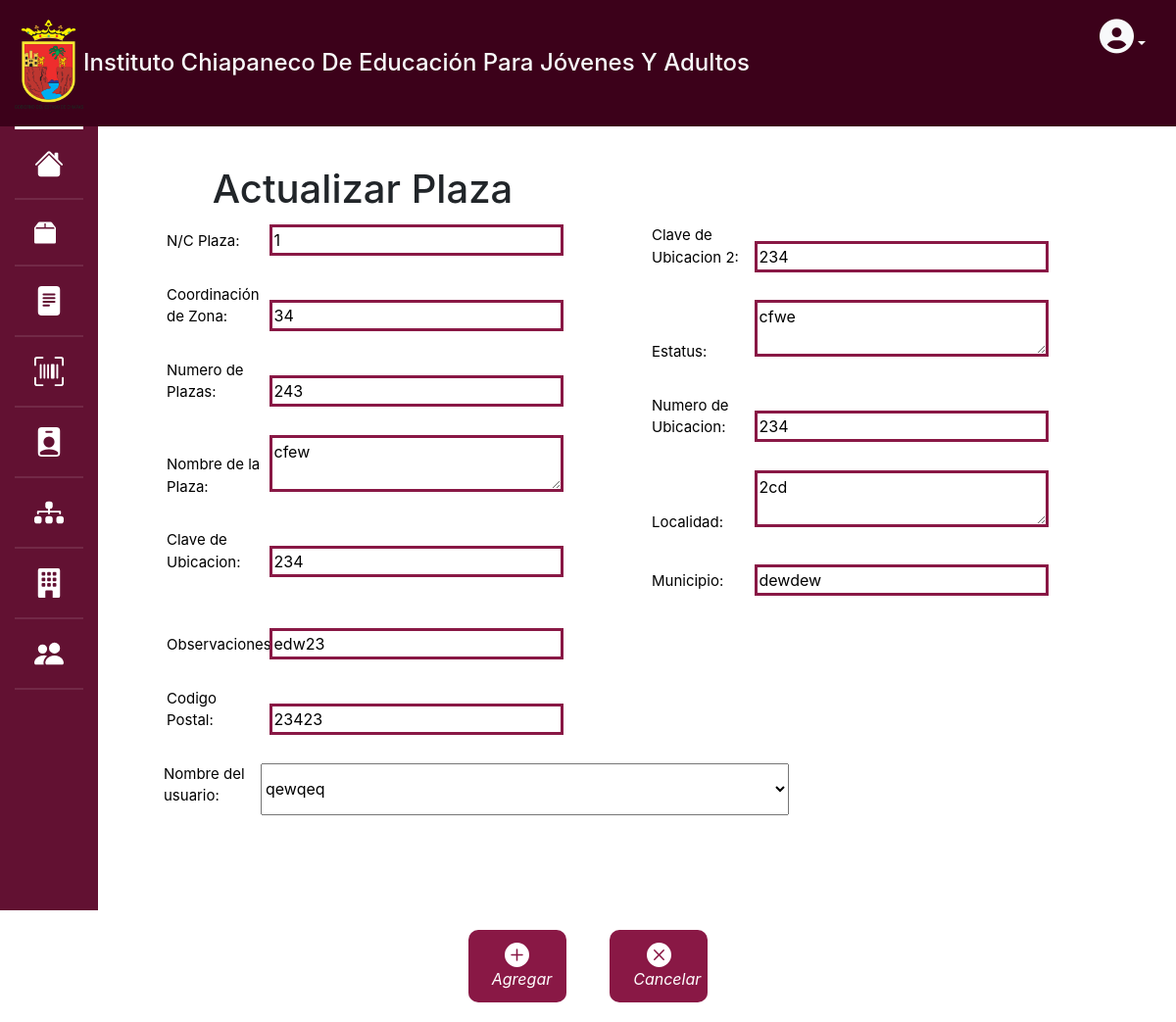
The page /ActualizarPlazas.php?id=1 on the database its author committed.
### tables this page shows
CREATE TABLE `plazascomunitarias` (
  `IdPlazas` int(11) NOT NULL,
  `N_C` varchar(10) NOT NULL,
  `CoordZona` varchar(50) NOT NULL,
  `NumPlaza` int(3) NOT NULL,
  `NombrePlaza` varchar(70) NOT NULL,
  `Ubicacion` varchar(30) NOT NULL,
  `Ubicacion2` int(11) NOT NULL,
  `Estatus` text NOT NULL,
  `NumUbicacion` varchar(20) NOT NULL,
  `Localidad` varchar(60) NOT NULL,
  `Municipio` varchar(30) NOT NULL,
  `Observaciones` varchar(300) DEFAULT NULL,
  `CodigoPostal` int(11) DEFAULT NULL,
  `Estatusregistro` int(1) DEFAULT 1
);

### ActualizarPlazas.php (the view, shortened to what this page needs)
<!DOCTYPE html>
<html lang="en">
<head>
  <link rel="stylesheet" href="css/bootstrap.min.css">
  <link rel="stylesheet" href="css/stylemenu.css">
  <link rel="stylesheet" href="css/StilosForms.css">
  <link rel="stylesheet" href="https://cdn.jsdelivr.net/npm/bootstrap@4.5.3/dist/css/bootstrap.min.css">
  <link rel="stylesheet" href="https://cdn.jsdelivr.net/npm/bootstrap-icons@1.10.5/font/bootstrap-icons.css">
</head>
<body>
  <div class="container-fluid">
    <div class="row justify-content-center align-content-center">
      <div class="col-8 barra">
        <h4 class="text-light"><img src="img/LogoChiapas.png" alt="" class="logoChis">Instituto Chiapaneco De Educación
          Para Jóvenes Y Adultos</h4>
      </div>
      <div class="col-4 text-right barra">
        <ul class="navbar-nav mr-auto">
          <li>
            <a href="#" class="px-3 text-light perfil dropdown-toggle" id="navbarDropdown" role="button" data-toggle="dropdown" aria-haspopup="true" aria-expanded="false"><i class="fas fa-user-circle user"></i></a>
          </li>
        </ul>
      </div>
    </div>
  </div>
  <div class="container-fluid">
    <div class="row">
      <div class="barra-lateral col-12 col-sm-auto">
        <nav class="menu d-flex d-sm-block justify-content-center flex-wrap">
          <a href="index.php"><i></i><span>Inicio</span></a>
          <a href="Inventario.php"><svg xmlns="http://www.w3.org/2000/svg" width="22" height="25" fill="currentColor" class="bi bi-box2-fill" viewBox="0 0 16 16">
              <path d="M3.75 0a1 1 0 0 0-.8.4L.1 4.2a.5.5 0 0 0-.1.3V15a1 1 0 0 0 1 1h14a1 1 0 0 0 1-1V4.5a.5.5 0 0 0-.1-.3L13.05.4a1 1 0 0 0-.8-.4h-8.5ZM15 4.667V5H1v-.333L1.5 4h6V1h1v3h6l.5.667Z" />
            </svg><i class=""></i></i><span>Inventario</span></a>
          <a href="ConsultaVales.php"><i> </i><span>Vales</span></a>
          <a href="ConsultaEtiqueta.php"><i></i><span>Etiquetas</span></a>
          <a href="usuarios.php"><i></i><span>Usuario</span></a>
          <a href="Coordinacion.php"><i></i><span>Coordinaciones</span></a>
          <a href="Departamentos.php"><i></i><span>Departamentos</span></a>
          <a href="Plazas.php"><i></i><span>Plazas comunitarias</span></a>
        </nav>
      </div>
      <main class="main col">
        <div class="row  align-content-center text-center">
          <div class="columna col-lg-6">
            <h1>Actualizar Plaza</h1>
            <br>
          </div>
        </div>
        <?php
        $conn = conectar();
        $id = $_GET['id'];
        $sql = "SELECT c.*, u.IdUsuario, u.Nombre
            FROM plazascomunitarias c
            INNER JOIN usuarios u ON c.IdPlazas = u.IdUsuario
            WHERE c.IdPlazas = $id
            ";
        $result = $conn->query($sql);
        if ($result->num_rows > 0) {
          $row = $result->fetch_assoc();
        ?>
          <form class="form" id="FormAdd" action="Crud/UpdatePlaza.php?id=<?php echo $id; ?>" method="POST">
            <div class="container">
              <div class="row">
                <div class="col-md-6">
                  <label for="N/C" class="form-label">N/C Plaza:</label>
                  <input type="text" id="N_C" name="N_C" value="<?php echo $row['N_C']; ?>" required><br><br>
                  <label for="N/C" class="form-label">Coordinación de Zona:</label>
                  <input type="TEXT" id="CoordZona" name="CoordZona" value="<?php echo $row['CoordZona']; ?>" required><br><br>
                  <label for="Clave2" class="form-label">Numero de Plazas:</label>
                  <input type="number" id="NumPlaza" name="NumPlaza" value="<?php echo $row['NumPlaza']; ?>" required><br><br>
                  <label for="Ubicacion">Nombre de la Plaza:</label>
                  <textarea id="NombrePlaza" name="NombrePlaza" required><?php echo $row['NombrePlaza']; ?></textarea><br><br>
                  <label for="N/C" class="form-label">Clave de Ubicacion:</label>
                  <input type="text" id="Ubicacion" name="Ubicacion" value="<?php echo $row['Ubicacion']; ?>"><br><br><br>
                </div>
                <div class="col-md-6">
                  <label for="No.dep" class="form-label">Clave de Ubicacion 2:</label>
                  <input type="text" id="Ubicacion2" name="Ubicacion2" value="<?php echo $row['Ubicacion2']; ?>" required><br><br>
                  <label for="Direccion">Estatus:</label>
                  <textarea id="Estatus" name="Estatus" required><?php echo $row['Estatus']; ?></textarea><br><br>
                  <label for="No.usu" class="form-label"> Numero de Ubicacion:</label>
                  <input type="text" id="NumUbicacion" name="NumUbicacion" value="<?php echo $row['NumUbicacion']; ?>" required><br><br>
                  <label for="Localizacion">Localidad:</label>
                  <textarea id="Localidad" name="Localidad" required><?php echo $row['Localidad']; ?></textarea><br><br>
                  <label for="Municipio">Municipio:</label>
                  <input type="text" id="Municipio" name="Municipio" value="<?php echo $row['Municipio']; ?>" required><br><br>
                </div>
                <div class="col-md-6">
                  <label for="No.dep" class="form-label">Observaciones:</label>
                  <input type="text" id="Observaciones" name="Observaciones" value="<?php echo $row['Observaciones']; ?>" required><br><br>
                  <label for="No.usu" class="form-label">Codigo Postal:</label>
                  <input type="text" id="CodigoPostal" name="CodigoPostal" value="<?php echo $row['CodigoPostal']; ?>" required><br><br>
                </div>
                <div class="input-group-prepend" style="margin-left: 0px;">
                  <label for="NombreDepa" class="form-label">Nombre del usuario:</label>
                  <select class="input-group-append" name="usuario_id" aria-label="Default select example" style="width: 60%;">
                    <?php
                    $sql_usuarios = "SELECT * FROM usuarios";
                    $result_usuarios = $conn->query($sql_usuarios);
                    while ($row_usuarios = $result_usuarios->fetch_assoc()) {
                      $selected = '';
                      if ($row_usuarios['IdUsuario'] == $row['IdUsuario']) {
                        $selected = 'selected';
                      }
                      echo '<option value="' . $row_usuarios['IdUsuario'] . '" ' . $selected . '>' . $row_usuarios['Nombre'] . '</option>';
                    }
                    ?>
                  </select>
                </div>
              </div>
            </div>
    </div>
    <div style="text-align: center;">
      <div style="display: inline-block;">
        <button id="AgregarBtn" type="submit" class="BotonGuardar" style="vertical-align: middle;"><i> <svg xmlns="http://www.w3.org/2000/svg" width="25" height="25" fill="currentColor" class="bi bi-plus-circle-fill" viewBox="0 0 16 16">
              <path d="M16 8A8 8 0 1 1 0 8a8 8 0 0 1 16 0zM8.5 4.5a.5.5 0 0 0-1 0v3h-3a.5.5 0 0 0 0 1h3v3a.5.5 0 0 0 1 0v-3h3a.5.5 0 0 0 0-1h-3v-3z" />
            </svg> Agregar</i></button>
        <button id="cancelPlaza" type="button" class="BotonGuardar" style="vertical-align: middle;"><i> Cancelar</i></button>
      </div>
    </div>
  <?php
        } else {
          echo "No se encontró el registro";
        }
  ?>
  </div>
</body>
</html>

### css/stylemenu.css (style rules this page uses)
body { background: #3C011A ; }
.barra { background: #3C011A; padding-top: 20px; padding-bottom: 10px; margin: 0; }
.user { font-size: 35px; }
.logoChis { width: 70px; margin: 0; padding: 0; }
.barra-lateral { background: #621132; color: #fff; min-width: 200px; min-height: 100vh; }
.barra-lateral a { color: #fff; }
.barra-lateral .menu a { display: block; padding: 20px; font-family: Roboto, sans-serif; font-weight: 500; border-bottom: 2px solid rgba(255, 255, 255, .1); }
.barra-lateral .menu { border-top: #ffffff solid; }
.barra-lateral .menu a i { margin-right: 20px; }
.main { padding-top: 40px; width: 100%; }
.main .columna { padding-left: 40px; padding-right: 40px; width: 100%; }
.BotonGuardar { background-color: #621132; color: white; border: none; padding: 12px 24px; font-size: 16px; border-radius: 4px; cursor: pointer; transition: background-color 0.5s ease, color 0.5s ease; margin: 20px; text-decoration: none; }
.input-group-prepend { margin-right: 10px; }
.input-group-prepend { width: auto; }
.main .columna { padding-left: 30px; padding-right: 40px; width: 90%; height: 10px; position: relative; }
@media screen and (max-width:1300px) { .barra-lateral { min-width: auto; } }
@media screen and (max-width:1300px) { .barra-lateral .menu a i { margin: 0; } }
@media screen and (max-width:1300px) { .barra { min-width: auto; } }
.menu { border-top: 1px #fff solid; }

### css/StilosForms.css (style rules this page uses)
.form { margin-top: 10px; color:#000; padding: 40px; }
label { display: inline-block; width: 100px; text-align: left; font-size: 15px; }
input[type="text"], input[type="email"], input[type="number"], textarea { display: inline-block; width: 300px; border: 3px solid #891845; }
input { border: 3px solid rgba(98, 17, 50, 1); }
.BotonGuardar { display: inline-block; width: 100px; border-radius: 10px; background-color: #891845; text-decoration: none; }

### rows shown on the page
plazascomunitarias: N_C "1", CoordZona "34", NumPlaza "243", NombrePlaza "cfew", Ubicacion "234", Ubicacion2 "234", Estatus "cfwe", NumUbicacion "234", Localidad "2cd", Municipio "dewdew", Observaciones "edw23", CodigoPostal "23423"

### other values the page prints
form field usuario_id "qewqeq"
